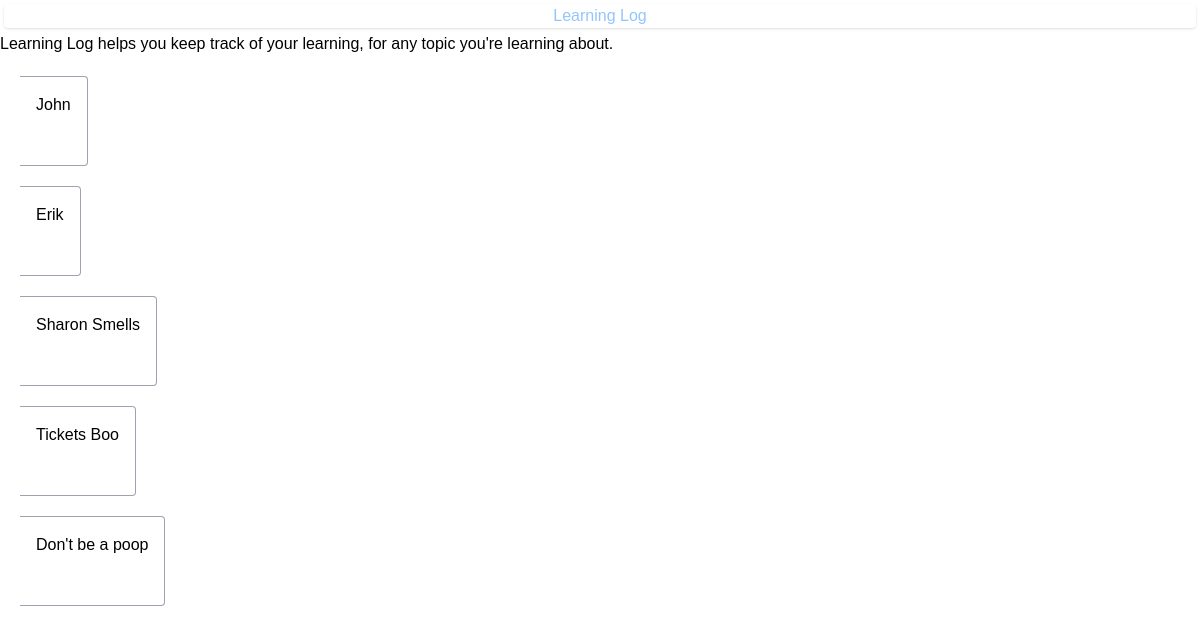
Before: / with the older database file.
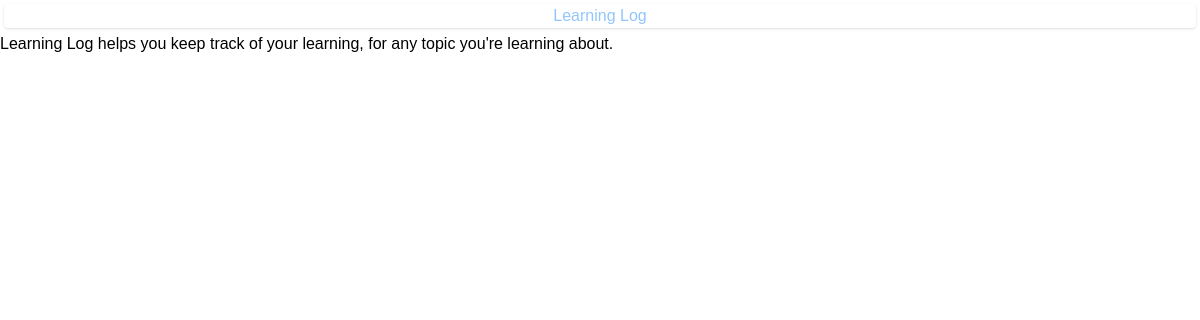
After: the same page with the newer database file.
### cms/models.py (models this page shows, shortened)
class Topic(models.Model):
    text = models.CharField(max_length=200)
    date_added = models.DateTimeField(
        auto_now_add=True)

### cms/views.py (the view)
# urls.py: path('', views.index, name='index'), ]
def index(request):
    topics = Topic.objects.all()
    context = {'topics': topics,
               }
    response = render(request, 'cms/index.html', context)
    response['Cache-Control'] = 'no-cache, no-store, must-revalidate'
    response['Pragma'] = 'no-cache'
    response['Expires'] = '0'
    return response

### cms/templates/cms/index.html (shortened to what this page needs)
{% load static %}
{% load random_numbers %}
<link rel="stylesheet" href="{% static 'cms/out.css' %}">
</head>
<div class="flex-row shadow text-pretty rounded px-1 mx-1 my-1 align-middle text-blue-300 font-mono">
    <p class="text-center">Learning Log</p>
</div>
    <p>
        Learning Log helps you keep track of your learning, for any topic you're
        learning about.
    </p>
    {% for topic in topics %}
    <div class="max-w-sm w-fit my-5 mx-5 lg:max-w-full lg:flex">
        <div class="border-r border-b border-l border-gray-900 lg:border-l-0 lg:border-t lg:border-gray-400 bg-white rounded-b lg:rounded-b-none lg:rounded-r p-4 flex flex-col justify-between leading-normal">
          <div class="mb-8">
            <p class="text-sm text-gray-600 flex items-center">
              {{topic.text|linebreaks }}
            </p>
          </div>
        </div>
      </div>
    {% endfor %}

### cms/static/cms/out.css (style rules this page uses)
blockquote, dl, dd, h1, h2, h3, h4, h5, h6, hr, figure, p, pre { margin: 0; }
.mx-1 { margin-left: 0.25rem; margin-right: 0.25rem; }
.my-1 { margin-top: 0.25rem; margin-bottom: 0.25rem; }
.flex-row { flex-direction: row; }
.text-pretty { text-wrap: pretty; }
.rounded { border-radius: 0.25rem; }
.px-1 { padding-left: 0.25rem; padding-right: 0.25rem; }
.text-center { text-align: center; }
.align-middle { vertical-align: middle; }
.text-blue-300 { --tw-text-opacity: 1; color: rgb(147 197 253 / var(--tw-text-opacity)); }
.shadow { --tw-shadow: 0 1px 3px 0 rgb(0 0 0 / 0.1), 0 1px 2px -1px rgb(0 0 0 / 0.1); --tw-shadow-colored: 0 1px 3px 0 var(--tw-shadow-color), 0 1px 2px -1px var(--tw-shadow-color); box-shadow: var(--tw-ring-offset-shadow, 0 0 #0000), var(--tw-ring-shadow, 0 0 #0000), var(--tw-shadow); }

Changed rows visible on the page:
removed Topic: text "John"
removed Topic: text "Erik"
removed Topic: text "Sharon Smells"
removed Topic: text "Tickets Boo"
removed Topic: text "Don't be a poop"
